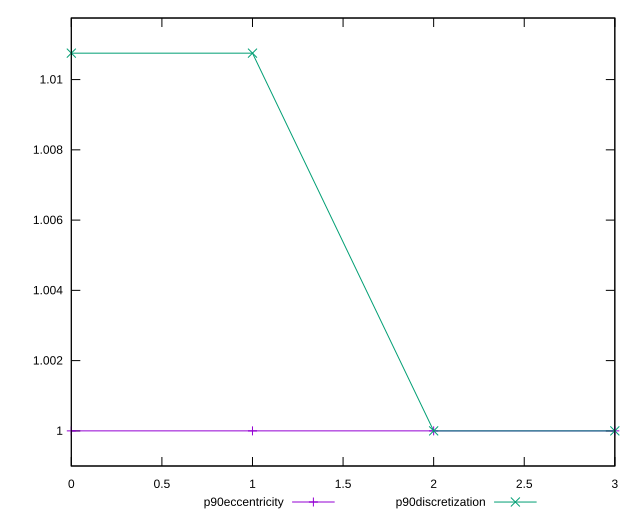

Source code (gnuplot):
reset

$p90Eccentricity <<EOF
0 1.0000000000000004
1 1
2 1.0000000000000004
3 0.9999999999999999
EOF

$p90Discretization <<EOF
0 1.010752688172043
1 1.010752688172043
2 1
3 1
EOF

set key outside below
set xrange [0:3]
set yrange [0.9989999999999999:1.011752688172043]
set trange [0.9989999999999999:1.011752688172043]
set terminal svg size 640, 520 enhanced background rgb 'white'
set output "reports/report_00032_2021-02-25T10-28-15.087Z/first-contentful-paint/progression/eccentricity.svg"

plot $p90Eccentricity title "p90eccentricity" with linespoints, \
     $p90Discretization title "p90discretization" with linespoints

reset
